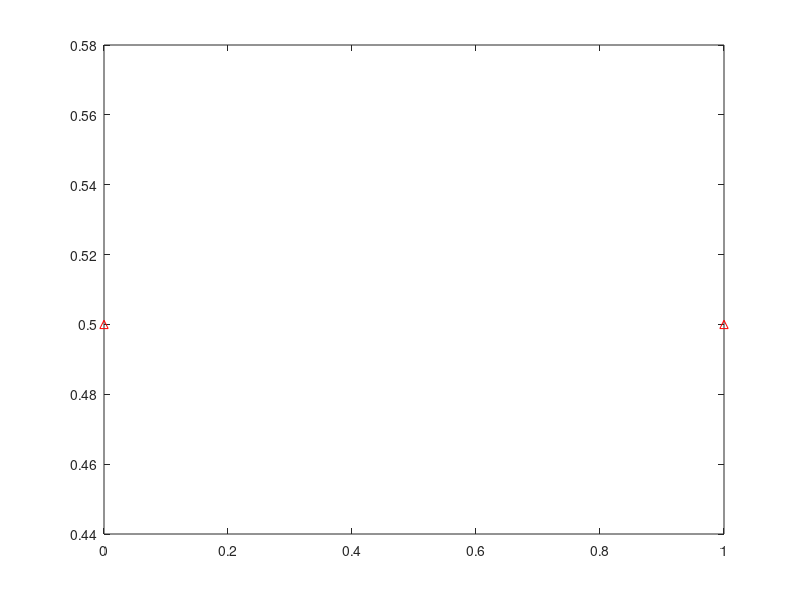

MATLAB code for this plot: (Note: this script raises an error after producing the figure.)
%% Sample 7-2
%% 幾何学処理
% 縮小処理
% 
% 画像処理特論
% 
% 村松 正吾 
% 
% 動作確認: MATLAB R2020a
%% Geometric image processing
% Decimation
% 
% Advanced Topics in Image Processing
% 
% Shogo MURAMATSU
% 
% Verified: MATLAB R2020a
% 準備
% (Preparation)

close all
% 間引き率の設定
% (Setting of downsampling factor)
%% 
% * $M$: 間引き率 (downsampling factor) 

% Downsampling factor
dFactor = 2;
%% 
% 平均フィルタのインパルス応答 (Impulse response of averaging filter)
% 
% $$h[n]=\left\{\begin{array}{ll} \frac{1}{M} & 0\leq n\leq M-1 \\ 0 & \mathrm{otherwise} 
% \end{array}\right.$$
%% 
% * $\{h[n]\}_n$: インパルス応答 (Impulse response)

% Impulse response of averaging filter
h = ones(1,dFactor)/dFactor;
%% フィルタ特性の表示
% (Display of filter characteristics)

% Impulse response
figure(1)
impz(h)
ax = gca;
ax.XLim = [-1 length(h)];
ax.YLim = [-0.2 1];

% Frequency response
figure(2)
freqz(h)
ax = gca;
hold on
line([0 1/dFactor 1/dFactor],[0 0 ax.YLim(1)],...
    'LineStyle',':','LineWidth',2,'Color','red');
hold off
% 画像への適用
% (Application to images)
% 
% $$v[\mathbf{m}]=\sum_{\mathbf{k}\in\mathbb{Z}^2}h[\mathbf{k}]u[\mathbf{Mm}-\mathbf{k}]=\frac{1}{|\det\mathbf{M}|}\sum_{\mathbf{k}\in\mathcal{N}(\mathbf{M})}u[\mathbf{Mm}-\mathbf{k}]$$
% 
% $$h[\mathbf{n}]=\left\{\begin{array}{ll} \frac{1}{|\det\mathbf{M}|} & \mathbf{n}\in 
% \mathcal{N}(\mathbf{M})\\ 0 & \mathrm{otherwise} \end{array}\right.$$
% 
% Note that if $\mathbf{M}=\mathrm{diag}(M,M)\Rightarrow |\det\mathbf{M}|=M^2$ 
% and $\mathcal{N}(\mathbf{M})=\{0,1,\cdots,M-1\}^2$.

% Reading an image
u = imread('cameraman.tif');

% Generating the average filter
h = fspecial('average',dFactor);
figure(3)
stem3(0:(dFactor-1),0:dFactor-1,h,'filled')
axis ij
ax = gca;
ax.XLim = [-1 dFactor];
ax.YLim = [-1 dFactor];
figure(4)
freqz2(h)
axis ij

% Bivariate downsampling function
downsample2 = @(x,n) ...
    shiftdim(downsample(...
    shiftdim(downsample(x,...
    n(1)),1),...
    n(2)),1);

% Box-averaging with filtering and downsampling
v = downsample2(imfilter(u,h,'conv'),dFactor*[1 1]);

% Box-averaging with IMRESIZE
y = imresize(u,1/dFactor,'box');

% 画像表示
% (Display image)
% 
% 原画像 (Original)

figure(5)
imshow(u)
title('Original')
%% 
% 縮小画像 (Decimated image)

% Definition of MSE
mymse = @(x,y) sum((x-y).^2,'all')/numel(x);

% Display results
figure(6)
subplot(1,3,1)
imshow(v)
title('Decimation w/o IMRESIZE')
subplot(1,3,2)
imshow(y)
title('Decimation w/ IMRESIZE')
subplot(1,3,3)
imshow(imabsdiff(v,y))
title(['Absolute difference (MSE = ' num2str(mymse(v,y)) ')'])
%% 
% © Copyright, Shogo MURAMATSU, All rights reserved.
